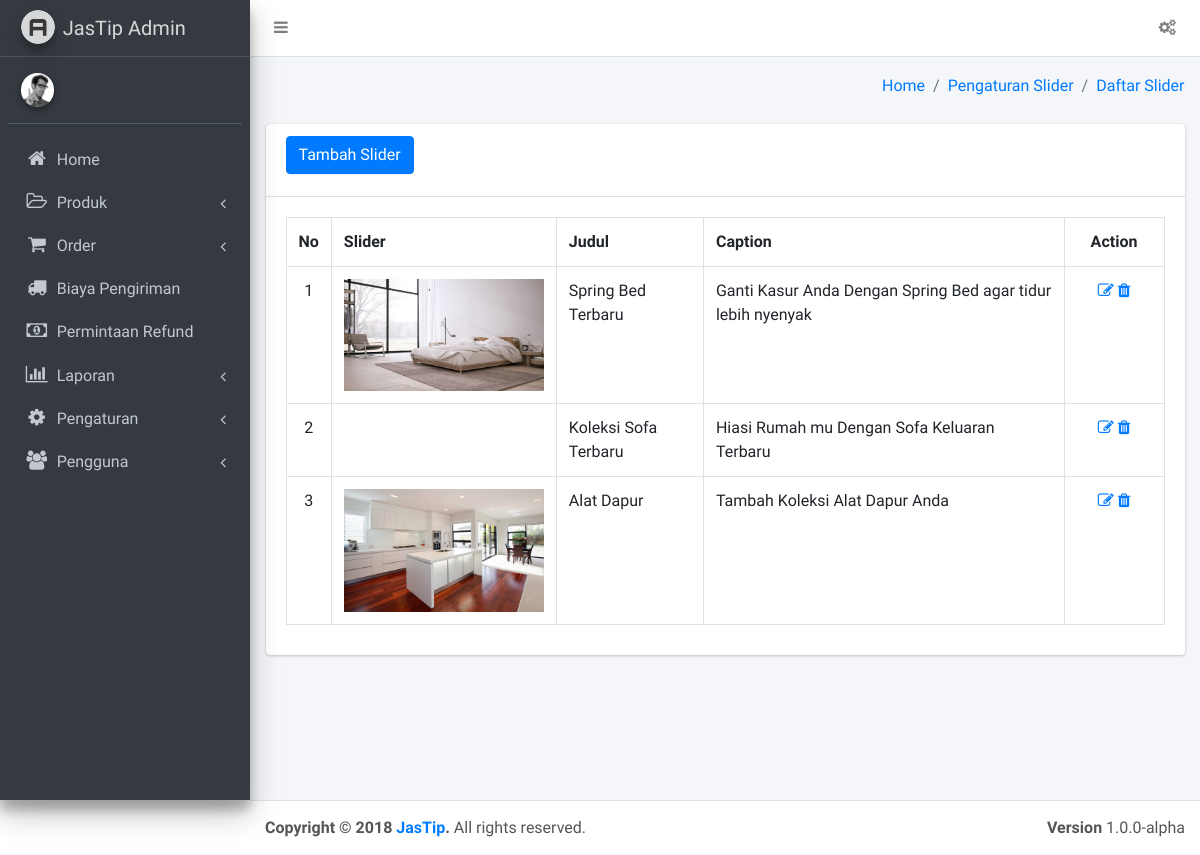
Screenshot of /index.php/administrator/gambar_slider with the database file from the repository.
### tables this page shows
CREATE TABLE IF NOT EXISTS `slider` (
  `id_slider` int(10) unsigned NOT NULL AUTO_INCREMENT,
  `judul` varchar(50) NOT NULL,
  `caption` varchar(255) NOT NULL,
  `gambar` varchar(255) NOT NULL,
  `url` varchar(255) NOT NULL,
  PRIMARY KEY (`id_slider`)
);

### application/libraries/Template.php (called while the page is built)
<?php if ( ! defined('BASEPATH')) exit('No direct script access allowed');
class Template {
		var $template_data = array();
		function set($name, $value)
		{
			$this->template_data[$name] = $value;
		}
		function load($template = '', $view = '' , $view_data = array(), $return = FALSE)
		{
			$this->CI =& get_instance();
			$this->set('contents', $this->CI->load->view($view, $view_data, TRUE));
			return $this->CI->load->view($template, $this->template_data, $return);
		}
}

### application/controllers/Administrator.php (called while the page is built, shortened)
<?php
class Administrator extends CI_Controller {
	public function gambar_slider()
	{
		$data = array(
			'title' 	=> 'Pengaturan Slider',
			'slider'	=> $this->slider->get_all()
		);
		$this->template->load('back', 'admin/slider/view', $data);
	}
}
?>

### index.php (called while the page is built, shortened)
<?php
require_once BASEPATH.'core/CodeIgniter.php';

### application/models/Slider_model.php (called while the page is built, shortened)
<?php
class Slider_model extends CI_Model {
	public function get_all()
	{
		return $this->db->get('slider')->result();
	}
}

### application/views/admin/slider/view.php (the view, shortened to what this page needs)
<div class="content-wrapper">
  <section class="content-header">
    <div class="container-fluid">
      <div class="row mb-2">
        <div class="col-sm-6">
        </div>
        <div class="col-sm-6">
          <ol class="breadcrumb float-sm-right">
            <li class="breadcrumb-item"><a href="#">Home</a></li>
            <li class="breadcrumb-item"><a href="#">Pengaturan Slider</a></li>
            <li class="breadcrumb-item"><a href="#">Daftar Slider</a></li>
          </ol>
        </div>
      </div>
    </div>
  </section>
  <section class="content">
    <div class="container-fluid">
      <div class="row">
        <div class="col-md-12">
          <div class="card card-default">
            <div class="card-header">
              <div class="row" style="margin-bottom: 10px">
                <div class="col-md-4">
                  <?php echo anchor(site_url('administrator/tambah_gambar_slider'),'Tambah Slider', 'class="btn btn-primary"'); ?>
                </div>
                <div class="col-md-4 text-center">
                </div>
                <div class="col-md-1 text-right">
                </div>
                <div class="col-md-3 text-right">
                </div>
              </div>
            </div>
            <div class="card-body">
              <table class="table table-bordered" style="margin-bottom: 10px">
                <tr>
                  <th style="text-align:center">No</th>
                  <th>Slider</th>
                  <th>Judul</th>
                  <th>Caption</th>
                  <th style="text-align:center">Action</th>
                  </tr>
                  <?php $start = 0 ?>
                  <?php if (!empty($slider)): ?>
                    <?php foreach ($slider as $slide): ?>
                      <tr>
                        <td width="10px" style="text-align:center"><?php echo ++$start ?></td>
                        <td><img src="<?php assets_front('images/slider/'.$slide->gambar) ?>" class="img-responsive" alt="" width="200px"></td>
                        <td><?php echo $slide->judul ?></td>
                        <td><?php echo $slide->caption ?></td>
                        <td style="text-align:center" width="100px">
                          <?php
                          echo anchor(site_url('administrator/edit_gambar_slider/'.$slide->id_slider),'<i class="fa fa-edit"></i>');
                          ?>
                          <a href="#" onclick="delete_slider(<?php echo $slide->id_slider ?>)"><i class="fa fa-trash"></i></a>
                        </td>
                      </tr>
                    <?php endforeach ?>
                  <?php endif ?>
                </table>
              </div>
            </div>
          </div>
        </div>
      </section>
    </div>

### rows the page displays
slider: shows a picture, judul "Spring Bed Terbaru", caption "Ganti Kasur Anda Dengan Spring Bed agar tidur lebih nyenyak"
slider: judul "Koleksi Sofa Terbaru", caption "Hiasi Rumah mu Dengan Sofa Keluaran Terbaru"
slider: shows a picture, judul "Alat Dapur", caption "Tambah Koleksi Alat Dapur Anda"
